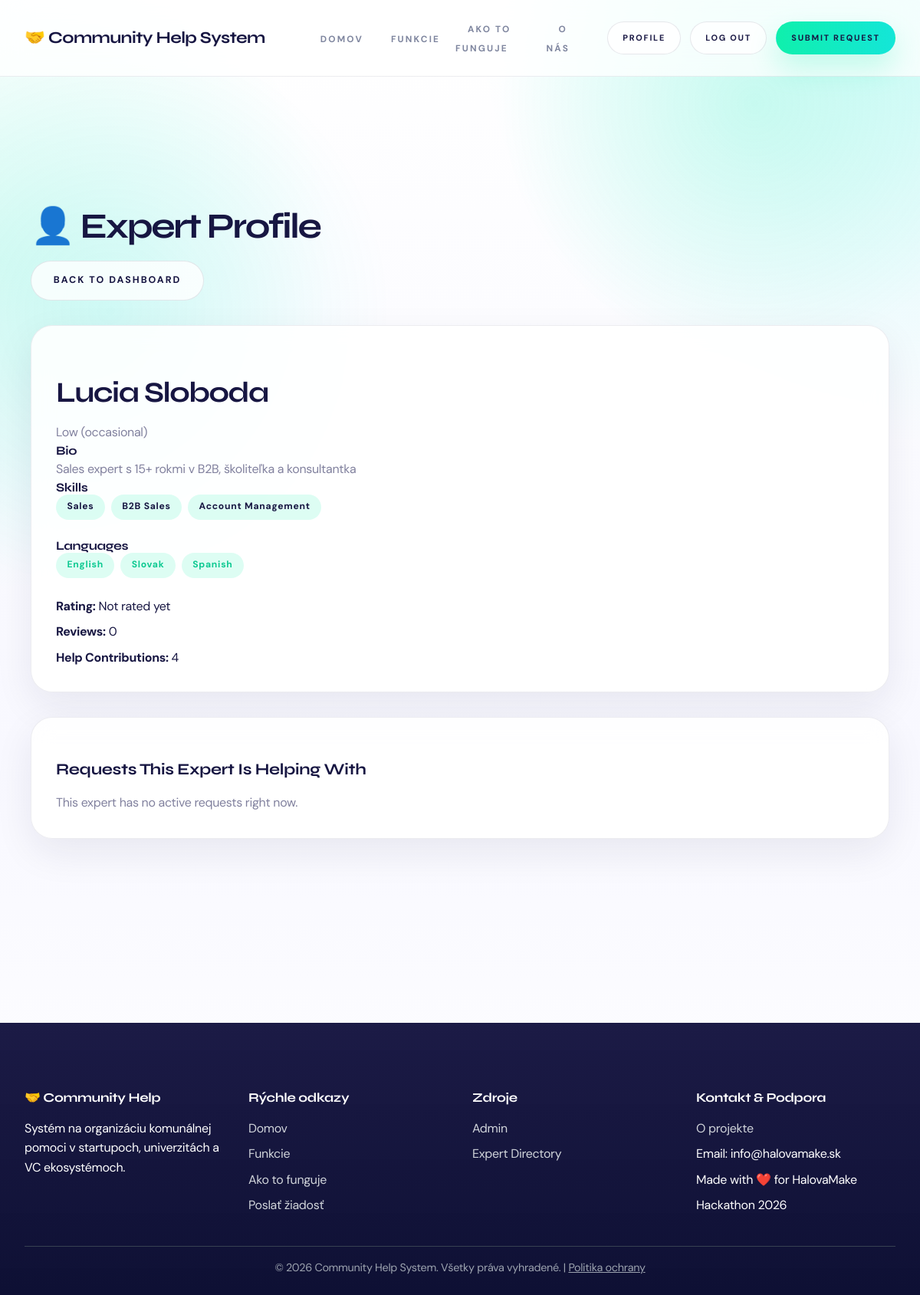
Page /experts/5/ (signed in) on the earlier database version.
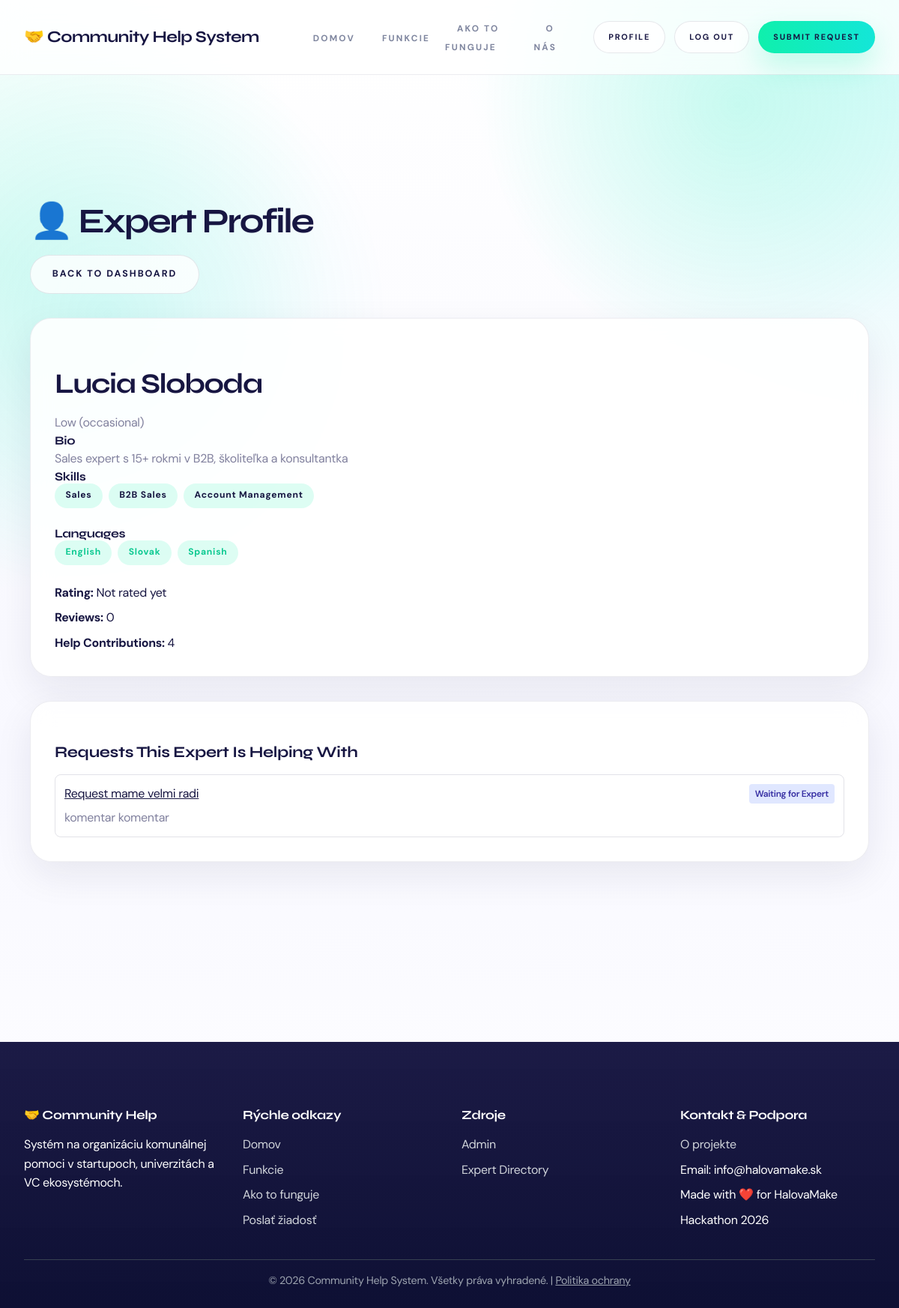
Same page on the later database version.
### server/models.py (models this page shows, shortened)
class Skill(models.Model):
    name = models.CharField(max_length=100, unique=True)
    class Meta:
        verbose_name = 'Skill'
        verbose_name_plural = 'Skills'

class Language(models.Model):
    name = models.CharField(max_length=80, unique=True)
    class Meta:
        verbose_name = 'Language'
        verbose_name_plural = 'Languages'

class Request(models.Model):
    STATUS_CHOICES = [
        ('open', 'Open'),
        ('in_review', 'In Review'),
        ('waiting_expert', 'Waiting for Expert'),
        ('in_progress', 'In Progress'),
        ('resolved', 'Resolved'),
        ('rejected', 'Rejected'),
    ]
    PRIORITY_CHOICES = [
        ('low', 'Low'),
        ('medium', 'Medium'),
        ('high', 'High'),
        ('critical', 'Critical'),
    ]
    REQUESTER_TYPE_CHOICES = [
        ('corporate', 'Corporate'),
        ('startup', 'Startup'),
        ('investor', 'Investor'),
        ('service_provider', 'Service Provider'),
        ('community_member', 'Community Member'),
    ]
    EXPERIENCE_LEVEL_CHOICES = [
        ('junior', 'Junior'),
        ('mid', 'Mid'),
        ('senior', 'Senior'),
        ('lead', 'Lead'),
    ]
    title = models.CharField(max_length=200)
    description = models.TextField()
    is_corporate = models.BooleanField(default=False)
    company_name = models.CharField(max_length=255, blank=True)
    company_email = models.EmailField(blank=True)
    due_date = models.DateField(null=True, blank=True)
    target_skills = models.ManyToManyField(Skill, blank=True, related_name='target_requests')
    required_languages = models.ManyToManyField(Language, blank=True, related_name='required_by_requests')
    target_experience = models.CharField(max_length=20, choices=EXPERIENCE_LEVEL_CHOICES, blank=True)
    requester_name = models.CharField(max_length=200)
    requester_email = models.EmailField()
    requester_phone = models.CharField(max_length=20, blank=True)
    requester_type = models.CharField(
        max_length=20,
        choices=REQUESTER_TYPE_CHOICES,
        default='community_member'
    )
    category = models.ForeignKey(Category, on_delete=models.SET_NULL, null=True)
    priority = models.CharField(
        max_length=20,
        choices=PRIORITY_CHOICES,
        default='medium'
    )
    status = models.CharField(
        max_length=20,
        choices=STATUS_CHOICES,
        default='open'
    )
    value_score = models.IntegerField(
        default=5,
        help_text='Impact score (1-10)'
    )
    reviewed_by = models.ForeignKey(
        User,
        on_delete=models.SET_NULL,
        null=True,
        blank=True,
        related_name='reviewed_requests'
    )
    review_notes = models.TextField(blank=True)
    submitted_by = models.ForeignKey(
        User,
        on_delete=models.SET_NULL,
        null=True,
        blank=True,
        related_name='submitted_requests'
    )
    assigned_experts = models.ManyToManyField(
        Expert,
        blank=True,
        related_name='assigned_requests'
    )
    offered_experts = models.ManyToManyField(
        Expert,
        blank=True,
        related_name='offered_requests',
        help_text='Experts who offered to help but are not assigned yet'
    )
    created_at = models.DateTimeField(auto_now_add=True)
    updated_at = models.DateTimeField(auto_now=True)
    is_resolved_by_creator = models.BooleanField(
        default=False,
        help_text='Whether the request creator has marked this as resolved/done'
    )
    creator_resolved_at = models.DateTimeField(
        null=True,
        blank=True,
        help_text='Timestamp when creator marked the request as done'
    )
    completed_by_expert = models.ForeignKey(
        Expert,
        on_delete=models.SET_NULL,
        null=True,
        blank=True,
        related_name='completed_requests',
        help_text='Expert selected by creator as the one who completed this request'
    )
    resolved_at = models.DateTimeField(null=True, blank=True)
    resolution_notes = models.TextField(blank=True)
    class Meta:
        ordering = ['-created_at']

### server/views.py (the view)
# urls.py: path('experts/<int:expert_id>/', views.user_profile, name='user_profile'),
@login_required
def user_profile(request, expert_id):
    expert = get_object_or_404(Expert.objects.select_related('user'), id=expert_id)
    open_requests_helped_qs = expert.assigned_requests.select_related('submitted_by').filter(
        status__in=['open', 'in_review', 'waiting_expert', 'in_progress']
    )
    today_date = timezone.now().date()
    open_requests_helped = sorted(
        list(open_requests_helped_qs),
        key=lambda req: (compute_request_priority_score(req, today_date=today_date), req.created_at.timestamp()),
        reverse=True,
    )[:10]
    return render(request, 'expert_profile.html', {
        'expert': expert,
        'open_requests_helped': open_requests_helped,
    })

### server/views.py (called while the page is built)
def compute_request_priority_score(req, today_date=None):
    if today_date is None:
        today_date = timezone.now().date()
    if req.due_date:
        days_to_deadline = (req.due_date - today_date).days
        time_factor = 1.0 if days_to_deadline <= 0 else min(1.0 / days_to_deadline, 1.0)
    else:
        time_factor = 0.0
    task_age_days = max((today_date - req.created_at.date()).days, 0)
    age_factor = task_age_days / (task_age_days + 10) if task_age_days > 0 else 0.0
    karma_points = 0
    if req.submitted_by_id:
        try:
            karma_points = req.submitted_by.expert.karma_points
        except Expert.DoesNotExist:
            karma_points = 0
    karma_factor = max(0.0, min(float(karma_points), 36.0)) / 36.0
    score = 100.0 * ((0.6 * time_factor) + (0.25 * age_factor) + (0.15 * karma_factor))
    return max(0.0, min(score, 100.0))

### server/templates/expert_profile.html (shortened to what this page needs)
{% extends "base.html" %}
{% block content %}
<div class="container">
    <section class="section">
        <div class="d-flex justify-between align-center mb-4">
            <h1>👤 Expert Profile</h1>
            <a href="{% url 'dashboard' %}" class="btn btn-outline">Back to Dashboard</a>
        </div>
        <div class="card mb-4">
            <div class="card-header">
                <h2>{{ expert.user.get_full_name|default:expert.user.username }}</h2>
                <p class="text-muted">{{ expert.get_availability_display }}</p>
            </div>
            <div class="card-body">
                {% if expert.bio %}
                <h4>Bio</h4>
                <p>{{ expert.bio }}</p>
                {% endif %}
                {% if expert.skills.all %}
                <h4>Skills</h4>
                <div class="tags mb-3">
                    {% for skill in expert.skills.all %}
                        <span class="badge badge-primary">{{ skill.name }}</span>
                    {% endfor %}
                </div>
                {% endif %}
                {% if expert.languages.all %}
                <h4>Languages</h4>
                <div class="tags mb-3">
                    {% for language in expert.languages.all %}
                        <span class="badge badge-success">{{ language.name }}</span>
                    {% endfor %}
                </div>
                {% endif %}
                <div class="profile-stats">
                    <div><strong>Rating:</strong> {% if expert.rating_count > 0 %}{{ expert.average_rating }} / 5{% else %}Not rated yet{% endif %}</div>
                    <div><strong>Reviews:</strong> {{ expert.rating_count }}</div>
                    <div><strong>Help Contributions:</strong> {{ expert.help_provided }}</div>
                </div>
            </div>
        </div>
        <div class="card">
            <div class="card-header">
                <h3>Requests This Expert Is Helping With</h3>
            </div>
            <div class="card-body">
                {% if open_requests_helped %}
                    <div class="requests-list">
                        {% for req in open_requests_helped %}
                        <div class="request-item">
                            <div class="request-header">
                                <a href="{% url 'request_detail' req.id %}">{{ req.title }}</a>
                                <span class="request-status status-{{ req.status }}">{{ req.get_status_display }}</span>
                            </div>
                            <div class="text-muted">{{ req.description|truncatechars:140 }}</div>
                        </div>
                        {% endfor %}
                    </div>
                {% else %}
                    <p class="text-muted">This expert has no active requests right now.</p>
                {% endif %}
            </div>
        </div>
    </section>
</div>
{% endblock %}

Differences in the rows shown:
now on this page (row edited): Request: title "Request mame velmi radi", status "Waiting for Expert", description "komentar komentar"
Other differences:
text no longer shown: "This expert has no active requests right now."
